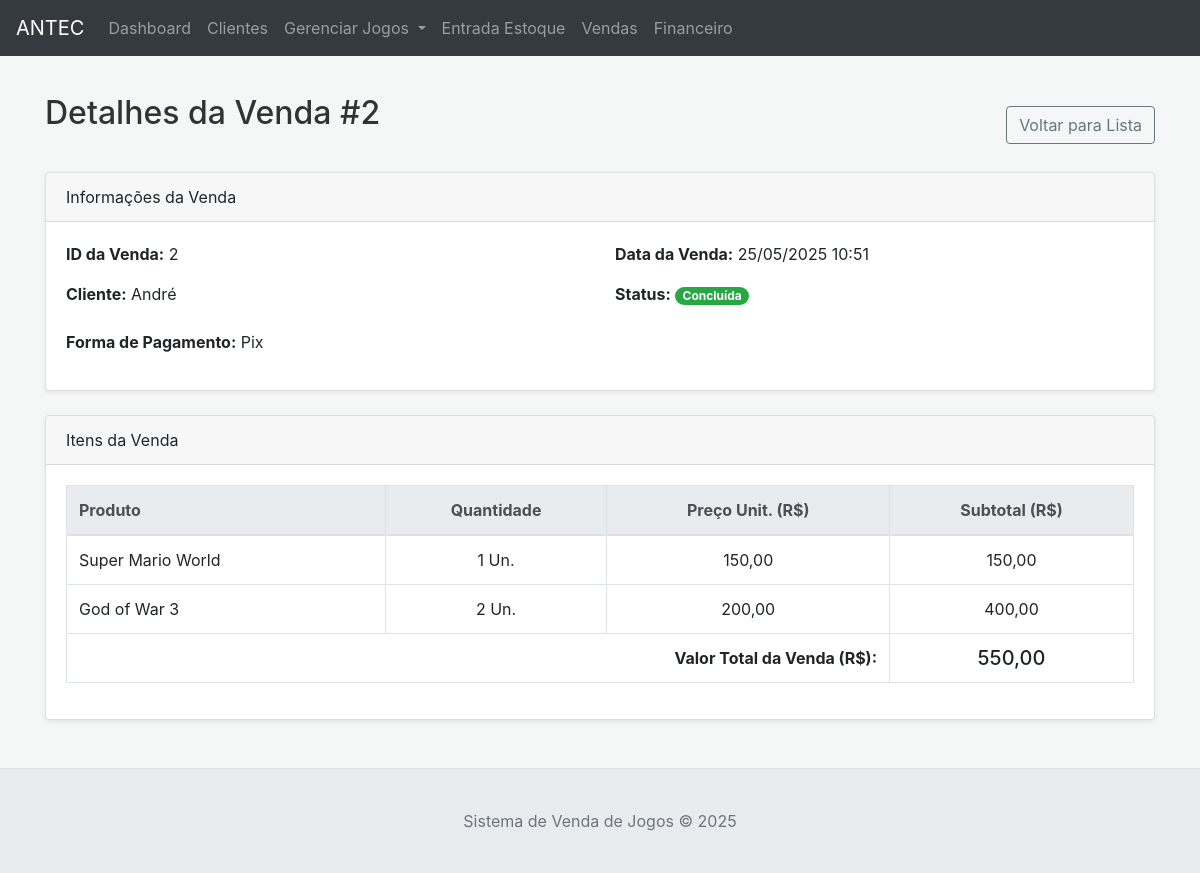
Page /venda/view/2 on the committed database.
### tables this page shows
CREATE TABLE vendas (
                id INTEGER PRIMARY KEY AUTOINCREMENT,
                cliente_id INTEGER,
                data_venda DATETIME DEFAULT CURRENT_TIMESTAMP,
                valor_total REAL NOT NULL,
                status TEXT DEFAULT 'Rascunho',
                observacao TEXT,
                forma_pagamento TEXT,
                numero_parcelas INTEGER DEFAULT 1,
                periodo_pagamento_parcelas TEXT,
                FOREIGN KEY (cliente_id) REFERENCES clientes (id) ON DELETE SET NULL
            );

CREATE TABLE clientes (
                id INTEGER PRIMARY KEY AUTOINCREMENT,
                nome TEXT NOT NULL,
                email TEXT,
                telefone TEXT,
                endereco_rua TEXT,
                endereco_numero TEXT,
                endereco_bairro TEXT,
                endereco_cidade TEXT,
                endereco_uf TEXT,
                endereco_cep TEXT,
                data_cadastro DATETIME DEFAULT CURRENT_TIMESTAMP
            );

CREATE TABLE venda_itens (
                id INTEGER PRIMARY KEY AUTOINCREMENT,
                venda_id INTEGER NOT NULL,
                produto_id INTEGER NOT NULL,
                quantidade INTEGER NOT NULL,
                preco_unitario_venda REAL NOT NULL,
                subtotal REAL NOT NULL,
                FOREIGN KEY (venda_id) REFERENCES vendas (id) ON DELETE CASCADE,
                FOREIGN KEY (produto_id) REFERENCES produtos (id) ON DELETE RESTRICT
            );

CREATE TABLE produtos (
                id INTEGER PRIMARY KEY AUTOINCREMENT,
                nome TEXT NOT NULL UNIQUE,
                descricao TEXT,
                preco_venda REAL NOT NULL,
                quantidade_estoque INTEGER DEFAULT 0,
                unidade_medida TEXT,
                categoria_id INTEGER,
                data_cadastro DATETIME DEFAULT CURRENT_TIMESTAMP,
                FOREIGN KEY (categoria_id) REFERENCES categorias (id) ON DELETE SET NULL
            );

### app.py (the view)
@app.route('/venda/view/<int:venda_id>')
def view_venda_page(venda_id):
    try:
        venda = db_manager.get_venda_by_id(venda_id)
        if not venda:
            flash('Venda não encontrada.', 'danger')
            return redirect(url_for('vendas_lista_page'))
        if venda['status'] == 'Rascunho':
             flash('Este é um rascunho. Edite na lista de vendas.', 'info')
             return redirect(url_for('vendas_lista_page'))
        itens = db_manager.get_venda_itens_by_venda_id(venda_id)
    except Exception as e:
        flash(f"Erro ao carregar detalhes da venda: {e}", "danger")
        return redirect(url_for('vendas_lista_page'))
    return render_template('view_venda.html', venda=dict(venda), itens=itens)

### app.py (called while the page is built)
def format_datetime_for_display(dt_str):
    if not dt_str: return "N/A"
    try:
        if isinstance(dt_str, (datetime.datetime, datetime.date)):
            return dt_str.strftime('%d/%m/%Y %H:%M') if isinstance(dt_str, datetime.datetime) else dt_str.strftime('%d/%m/%Y')
        dt_str_cleaned = str(dt_str).replace('Z', '')
        if 'T' in dt_str_cleaned: dt_obj = datetime.datetime.fromisoformat(dt_str_cleaned); return dt_obj.strftime('%d/%m/%Y %H:%M')
        elif ' ' in dt_str_cleaned: dt_obj = datetime.datetime.strptime(dt_str_cleaned, '%Y-%m-%d %H:%M:%S'); return dt_obj.strftime('%d/%m/%Y %H:%M')
        else: dt_obj = datetime.datetime.strptime(dt_str_cleaned, '%Y-%m-%d'); return dt_obj.strftime('%d/%m/%Y')
    except (ValueError, TypeError): return str(dt_str)

@app.context_processor
def inject_now(): return {'now': datetime.datetime.now()}

### database.py (called while the page is built)
    def _get_connection(self):
        conn = sqlite3.connect(self.db_name)
        conn.row_factory = sqlite3.Row # Permite acessar colunas por nome
        return conn

    def get_venda_by_id(self, venda_id):
        query = "SELECT v.*, c.nome as cliente_nome FROM vendas v LEFT JOIN clientes c ON v.cliente_id = c.id WHERE v.id = ?"
        return self.execute_query(query, (venda_id,), fetch_one=True)

    def get_venda_itens_by_venda_id(self, venda_id):
        query = "SELECT vi.*, p.nome as produto_nome, p.unidade_medida as produto_unidade FROM venda_itens vi JOIN produtos p ON vi.produto_id = p.id WHERE vi.venda_id = ?"
        return self.execute_query(query, (venda_id,), fetch_all=True) or []

### templates/view_venda.html (shortened to what this page needs)
{% extends "base.html" %}
{% block content %}
<div class="d-flex justify-content-between align-items-center mb-3">
    <h2>Detalhes da Venda #{{ venda.id }}</h2>
    <a href="{{ url_for('vendas_lista_page') }}" class="btn btn-outline-secondary">Voltar para Lista</a>
</div>
<div class="card shadow-sm mb-4">
    <div class="card-header">
        Informações da Venda
    </div>
    <div class="card-body">
        <div class="row">
            <div class="col-md-6">
                <p><strong>ID da Venda:</strong> {{ venda.id }}</p>
                <p><strong>Cliente:</strong> {{ venda.cliente_nome or 'Consumidor Final' }}</p>
            </div>
            <div class="col-md-6">
                <p><strong>Data da Venda:</strong> {{ venda.data_venda | datetime_display }}</p>
                <p><strong>Status:</strong>
                    <span class="badge badge-pill
                        {% if venda.status == 'Concluída' %}badge-success{% elif venda.status == 'Cancelada' %}badge-danger{% else %}badge-secondary{% endif %}">
                        {{ venda.status }}
                    </span>
                </p>
            </div>
        </div>
        <div class="row mt-2">
            <div class="col-md-6"><p><strong>Forma de Pagamento:</strong> {{ venda.forma_pagamento }}</p></div>
        </div>
    </div>
</div>
<div class="card shadow-sm">
    <div class="card-header">
        Itens da Venda
    </div>
    <div class="card-body">
        {% if itens %}
        <div class="table-responsive">
            <table class="table table-bordered">
                <thead class="thead-light">
                    <tr>
                        <th>Produto</th>
                        <th class="text-center">Quantidade</th>
                        <th class="text-center">Preço Unit. (R$)</th>
                        <th class="text-center">Subtotal (R$)</th>
                    </tr>
                </thead>
                <tbody>
                    {% for item in itens %}
                    <tr>
                        <td>{{ item.produto_nome }}</td>
                        <td class="text-center">{{ item.quantidade }} {{ item.produto_unidade or '' }}</td>
                        <td class="text-center">{{ "%.2f"|format(item.preco_unitario_venda)|replace('.', ',') }}</td>
                        <td class="text-center">{{ "%.2f"|format(item.subtotal)|replace('.', ',') }}</td>
                    </tr>
                    {% endfor %}
                </tbody>
                <tfoot>
                    <tr>
                        <th colspan="3" class="text-right">Valor Total da Venda (R$):</th>
                        <th class="text-center h5">{{ "%.2f"|format(venda.valor_total)|replace('.', ',') }}</th>
                    </tr>
                </tfoot>
            </table>
        </div>
        {% else %}
        <p class="text-muted">Nenhum item encontrado para esta venda.</p>
        {% endif %}
    </div>
</div>
{% endblock %}

### static/style.css (style rules this page uses)
html, body { height: 100%; margin: 0; }
body { display: flex; flex-direction: column; padding-top: 70px; background-color: #f4f7f6; }
.table thead th { background-color: #343a40; color: white; vertical-align: middle; }
h2 { color: #333; margin-bottom: 1.5rem; }

### rows in the picture
vendas: id "2", data_venda "25/05/2025 10:51", status "Concluída", forma_pagamento "Pix", valor_total "550,00"
clientes: nome "André"
venda_itens: produto_nome "Super Mario World", quantidade "1", unidade_medida "Un.", preco_unitario_venda "150,00", subtotal "150,00"
venda_itens: produto_nome "God of War 3", quantidade "2", unidade_medida "Un.", preco_unitario_venda "200,00", subtotal "400,00"
